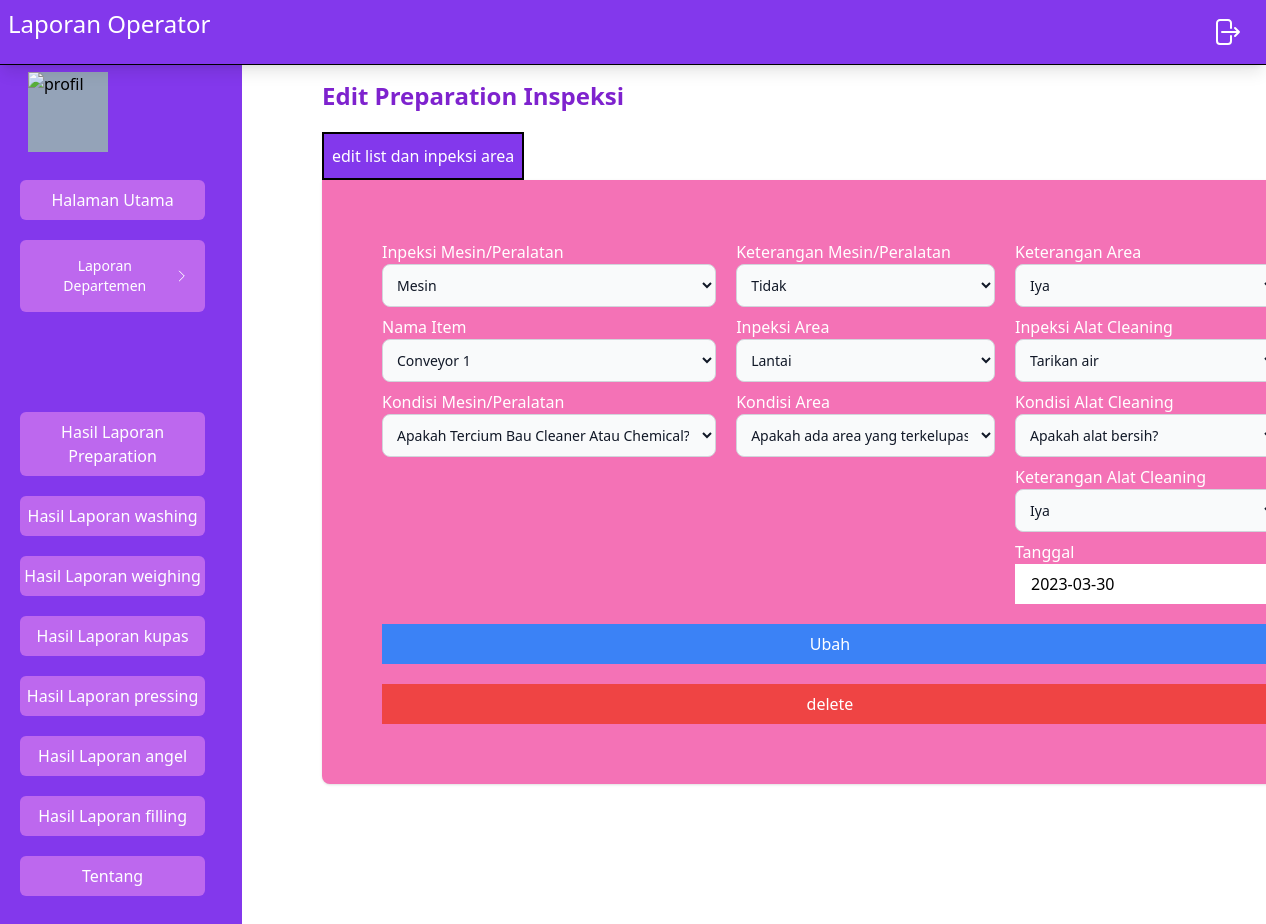
/src/Operator/edit-preparation/edit-preparation-inspeksi.php?p=25, run on the app's committed database.
### tables this page shows
CREATE TABLE `form_preparation_inspeksi_area` (
  `no_preparation` int NOT NULL,
  `inspeksi_mesin/peralatan` set('Mesin','Peralatan Produksi') NOT NULL,
  `nama_item` set('Brushing','Conveyor 1','Conveyor 2','Timbangan 120kg','Pisau','Talenan','Slat','Keranjang') NOT NULL,
  `kondisi_mesin/peralatan` set('Apakah tercium bau cleaner atau chemical?','Apakah part berfungsi dengan baik?','Apakah ada bagian berjamur?','Apakah ada bagian berkarat?','Apakah ada bagian yang kendor?','Apakah ada bagian pecah/sobek/bocor/patah?','apakah ada bagian yang hilang') NOT NULL,
  `keterangan_mesin/peralatan` enum('Iya','Tidak') NOT NULL,
  `inpeksi_area` set('Lantai','Dinding','Plafond','Pintu','Plastic Curtain','Gutter') NOT NULL,
  `kondisi_area` set('Apakah area bersih?','Apakah ada area yang terkelupas?','Apakah ada area yang retak?','Apakah ada area yang berjamur?','Apakah ada sisa buah atau sayur?') NOT NULL,
  `keterangan_area` enum('Iya','Tidak') NOT NULL,
  `inspeksi_alat_cleaning` set('Alat pel','Tarikan air','Kuraray','Sikat','Sikat gagang','Sponges') NOT NULL,
  `kondisi_alat_cleaning` set('Apakah alat bersih?','Apakah alat berfungsi normal?','Apakah alat ada identitas?','Apakah alat bebas dari jamur?') NOT NULL,
  `keterangan_alat_cleaning` enum('Iya','Tidak') NOT NULL,
  `tanggal` date NOT NULL
);

### src/Operator/edit-preparation/edit-preparation-inspeksi.php (the view, shortened to what this page needs)
<?php
    $idPreparation = $_GET["p"];
    include("../navbar.php");
    include("../../koneksi.php");
    $queryInpeksiArea = mysqli_query($con,"SELECT * FROM `form_preparation_inspeksi_area` where `no_preparation`=$idPreparation ");
    $dataInpeksi = mysqli_fetch_assoc($queryInpeksiArea);
?>
<!DOCTYPE html>
<html lang="en">
<head>
  <link rel="stylesheet" href="../../../dist/output.css" />
</head>
<body>
  <div>
    <div class="flex">
      <?php include("sidebar.php") ?>
      <div class="mainPage container mt-20 mx-auto w-fit  ">
        <h1 class="md:text-2xl ml-20 mb-5 text-purple-700 font-bold">
          Edit Preparation Inspeksi
        </h1>
        <div class="maincontainer ml-20 lg:w-[1000px] lg:h-[400px] container h-[300px] w-[600px]">
          <div class="inline">
            <ul class="flex">
              <li
                class="btnProfil  bg-[#8338EC] hover:bg-purple-400 hover:text-black text-white h-12 w-fit p-2 text-md border-2 border-black text-center items-center flex justify-center cursor-pointer">
                edit list dan inpeksi area
              </li>
            </ul>
          </div>
          <div class="bg-pink-400  w-fit rounded-b-lg  rounded-b-g shadow lg:h-fit lg:w-full flex  gap-2 items-center h-fit p-5">
            <section class="cekList">
              <div class=" items-center justify-evenly m-2 gap-4 w-full">
                <form action="" method="post" enctype="multipart/form-data" class="p-4  w-full ">
                  <div class="p-4 mx-auto flex flex-col gap-5">
                    <div class="flex gap-5 w-full justify-between bg ">
                      <div class="flex flex-col gap-2">
                        <div class="flex flex-col capitalize text-white">
                          <h1>Inpeksi mesin/peralatan</h1>
                          <select name="mesin"
                            class="bg-gray-50 border border-gray-300 text-gray-900 text-sm rounded-lg focus:ring-blue-500 focus:border-blue-500 block w-full p-2.5 ">
                            <option class="lowercase" value="<?php $dataInpeksi["inspeksi_mesin/peralatan"] ?>" ><?php echo $dataInpeksi['inspeksi_mesin/peralatan'] ?></option>
                          </select>
                        </div>
                        <div class="flex flex-col capitalize text-white">
                          <h1>Nama Item</h1>
                          <select name="item"
                            class="bg-gray-50 border capitalize border-gray-300 text-gray-900 text-sm rounded-lg focus:ring-blue-500 focus:border-blue-500 block w-full p-2.5 ">
                            <option class="lowercase" value="<?php $dataInpeksi["nama_item"] ?>" ><?php echo $dataInpeksi['nama_item'] ?></option>
                          </select>
                        </div>
                        <div class="flex flex-col capitalize text-white">
                          <h1>kondisi mesin/peralatan</h1>
                          <select name="kondisiMesin"
                            class="bg-gray-50 border capitalize border-gray-300 text-gray-900 text-sm rounded-lg focus:ring-blue-500 focus:border-blue-500 block w-full p-2.5 ">
                            <option class="lowercase" value="<?php $dataInpeksi["kondisi_mesin/peralatan"] ?>" ><?php echo $dataInpeksi['kondisi_mesin/peralatan'] ?></option>
                          </select>
                        </div>
                      </div>
                      <div class="flex flex-col gap-2">
                        <div class="flex flex-col capitalize text-white">
                          <h1>keterangan mesin/peralatan</h1>
                          <select name="keteranganMesin"
                            class="bg-gray-50 border border-gray-300 capitalize text-gray-900 text-sm rounded-lg focus:ring-blue-500 focus:border-blue-500 block w-full p-2.5 ">
                            <option class="lowercase" value="<?php $dataInpeksi["keterangan_mesin/peralatan"] ?>" ><?php echo $dataInpeksi['keterangan_mesin/peralatan'] ?></option>
                          </select>
                        </div>
                        <div class="flex flex-col capitalize text-white">
                          <h1>Inpeksi Area</h1>
                          <select name="area"
                            class="bg-gray-50 border border-gray-300 text-gray-900 text-sm rounded-lg focus:ring-blue-500 focus:border-blue-500 block w-full p-2.5 ">
                            <option class="lowercase" value="<?php $dataInpeksi["inpeksi_area"] ?>" ><?php echo $dataInpeksi['inpeksi_area'] ?></option>
                          </select>
                        </div>
                        <div class="flex flex-col capitalize text-white">
                          <h1>Kondisi Area</h1>
                          <select name="kondisiArea"
                            class="bg-gray-50 border border-gray-300 text-gray-900 text-sm rounded-lg focus:ring-blue-500 focus:border-blue-500 block w-full p-2.5 ">
                            <option class="lowercase" value="<?php $dataInpeksi["kondisi_area"] ?>" ><?php echo $dataInpeksi['kondisi_area'] ?></option>
                          </select>
                        </div>
                      </div>
                      <div class="flex flex-col gap-2">
                        <div class="flex flex-col capitalize text-white">
                          <h1>keterangan area</h1>
                          <select name="keteranganArea"
                            class="bg-gray-50 border border-gray-300 text-gray-900 text-sm rounded-lg focus:ring-blue-500 focus:border-blue-500 block w-full p-2.5 ">
                            <option class="lowercase" value="<?php $dataInpeksi["keterangan_area"] ?>" ><?php echo $dataInpeksi['keterangan_area'] ?></option>
                          </select>
                        </div>
                        <div class="flex flex-col capitalize text-white">
                          <h1>Inpeksi alat cleaning</h1>
                          <select name="alat"
                            class="bg-gray-50 border border-gray-300 text-gray-900 text-sm rounded-lg focus:ring-blue-500 focus:border-blue-500 block w-full p-2.5 ">
                            <option class="lowercase" value="<?php $dataInpeksi["inspeksi_alat_cleaning"] ?>" ><?php echo $dataInpeksi['inspeksi_alat_cleaning'] ?></option>
                          </select>
                        </div>
                        <div class="flex flex-col capitalize text-white">
                          <h1>kondisi alat cleaning</h1>
                          <select name="kondisiAlat"
                            class="bg-gray-50 border border-gray-300 text-gray-900 text-sm rounded-lg focus:ring-blue-500 focus:border-blue-500 block w-full p-2.5 ">
                            <option class="lowercase" value="<?php $dataInpeksi["kondisi_alat_cleaning"] ?>" ><?php echo $dataInpeksi['kondisi_alat_cleaning'] ?></option>
                          </select>
                        </div>
                        <div class="flex flex-col capitalize text-white">
                          <h1>keterangan Alat cleaning</h1>
                          <select name="keteranganAlat"
                            class="bg-gray-50 border border-gray-300 text-gray-900 text-sm rounded-lg focus:ring-blue-500 focus:border-blue-500 block w-full p-2.5 ">
                            <option class="lowercase" value="<?php $dataInpeksi["keterangan_alat_cleaning"] ?>" ><?php echo $dataInpeksi['keterangan_alat_cleaning'] ?></option>
                          </select>
                        </div>
                        <div class="flex flex-col capitalize text-white">
                          <label for="date">Tanggal</label>
                          <input class="py-2 px-4 text-black" type="text" readonly id="date" name="tgl" value="<?php echo date("Y-m-d") ?>" />
                        </div>
                      </div>
                    </div>
                    <button name="btn-preparation" id="btn-preparation" class="bg-blue-500 w-full text-white px-4 py-2">
                      Ubah</button>
                    <button name="btn-delete" id="btn-preparation" class="bg-red-500 w-full text-white px-4 py-2">
                      delete</button>
                  </div>
                </form>
              </div>
            </section>
          </div>
        </div>
      </div>
    </div>
  </div>
</body>
</html>

### data on the page
form_preparation_inspeksi_area: mesin "Mesin", item "Conveyor 1", kondisiMesin "Apakah tercium bau cleaner atau chemical?", keteranganMesin "Tidak", area "Lantai", kondisiArea "Apakah ada area yang terkelupas?", keteranganArea "Iya", alat "Tarikan air", kondisiAlat "Apakah alat bersih?", keteranganAlat "Iya"
